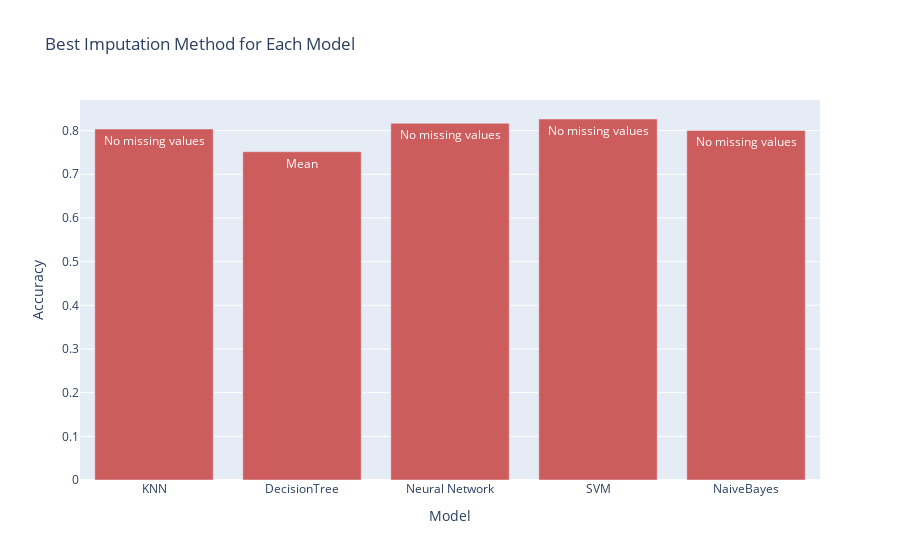

The cell this chart's notebook holds for it:
### Markdown cell above
## Naive Bayes

Naive bayes works by calculating the statistical probability of a data point belonging to a certain class. \
By taking the product of the probabilities of each feature, we can calculate the probability of the data point belonging to a certain class. \
The class with the highest probability is the one that the data point is most likely to belong to.

Instead of mapping the datapoints in a n-dimensional space, generates propabilities for each dimension. \
This allows it to work with a smaller dataset and it is also less prone to overfitting.

### Code cell
# calculating the which dataframe has the best accuracy for each model
best_accuracy = {}

for model in comparison_dict:
    best_accuracy[model] = {}
    for df in comparison_dict[model]:
        if df != "time":
            best_accuracy[model][df] = comparison_dict[model][df]["mean_accuracy"]

# finding the best method for each model
best_methods = {}
for model in best_accuracy:
    best_method = max(best_accuracy[model], key=best_accuracy[model].get)
    best_methods[model] = {
        "method": best_method,
        "accuracy": best_accuracy[model][best_method]
    }

models = list(best_methods.keys())
methods = [best_methods[model]['method'] for model in models]
accuracies = [best_methods[model]['accuracy'] for model in models]

fig = go.Figure(go.Bar(
    x=models,
    y=accuracies,
    text=methods,
    textposition='auto',
    marker_color='indianred'
))

fig.update_layout(
    title='Best Imputation Method for Each Model',
    xaxis_title='Model',
    yaxis_title='Accuracy',
)

fig.show()

### Figure 1 — Plotly figure (JSON) as saved in the notebook; plotly's stock layout.template omitted (floating-point values rounded to 4 significant figures)
{"data": [{"marker": {"color": "indianred"}, "text": ["No missing values", "Mean", "No missing values", "No missing values", "No missing values"], "textposition": "auto", "type": "bar", "x": ["KNN", "DecisionTree", "Neural Network", "SVM", "NaiveBayes"], "y": [0.8036, 0.7517, 0.8168, 0.8266, 0.8003]}], "layout": {"title": {"text": "Best Imputation Method for Each Model"}, "xaxis": {"title": {"text": "Model"}}, "yaxis": {"title": {"text": "Accuracy"}}}}
